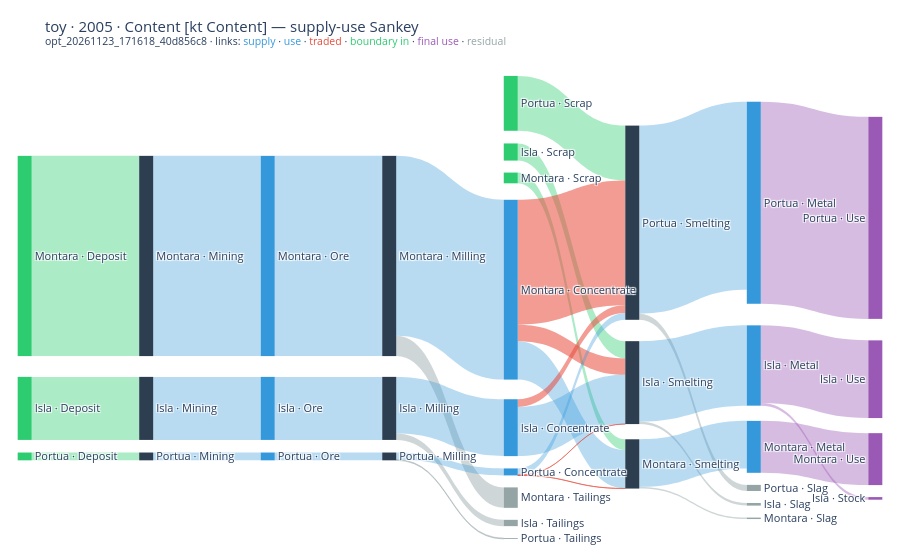

This figure's notebook cell:
### Markdown cell above
## The Sankey

A Sankey draws one period and one valuation of the table: the blocks as columns, edges as bands. The first figure is Plotly, interactive in VS Code or Jupyter; the second is the PNG that Stage 6 wrote beside the run through kaleido, which is what GitHub shows. Boundary inputs are green, supply and use blue, traded legs red, final use purple, residuals grey. A link at or below zero cannot be drawn: the build logs a warning with their total, and the toy's few small negative flows (no hard bands) are among them.

### Code cell
fig = psut.sankey("2005", unit="kt Content")
fig

### Figure 1 — Plotly figure (JSON) as saved in the notebook; plotly's stock layout.template omitted (floating-point values rounded to 4 significant figures)
{"data": [{"arrangement": "snap", "link": {"color": ["rgba(46,204,113,0.4)", "rgba(46,204,113,0.4)", "rgba(46,204,113,0.4)", "rgba(46,204,113,0.4)", "rgba(46,204,113,0.4)", "rgba(46,204,113,0.4)", "rgba(149,165,166,0.45)", "rgba(149,165,166,0.45)", "rgba(149,165,166,0.45)", "rgba(149,165,166,0.45)", "rgba(149,165,166,0.45)", "rgba(149,165,166,0.45)", "rgba(52,152,219,0.35)", "rgba(52,152,219,0.35)", "rgba(52,152,219,0.35)", "rgba(52,152,219,0.35)", "rgba(52,152,219,0.35)", "rgba(52,152,219,0.35)", "rgba(52,152,219,0.35)", "rgba(52,152,219,0.35)", "rgba(52,152,219,0.35)", "rgba(52,152,219,0.35)", "rgba(52,152,219,0.35)", "rgba(52,152,219,0.35)", "rgba(52,152,219,0.35)", "rgba(231,76,60,0.55)", "rgba(231,76,60,0.55)", "rgba(231,76,60,0.55)", "rgba(52,152,219,0.35)", "rgba(231,76,60,0.55)", "rgba(231,76,60,0.55)", "rgba(52,152,219,0.35)", "rgba(155,89,182,0.4)", "rgba(155,89,182,0.4)", "rgba(155,89,182,0.4)", "rgba(155,89,182,0.4)"], "customdata": ["E · boundary in", "E · boundary in", "E · boundary in", "O · boundary in", "O · boundary in", "O · boundary in", "P · residual", "P · residual", "P · residual", "P · residual", "P · residual", "P · residual", "S · supply", "S · supply", "S · supply", "S · supply", "S · supply", "S · supply", "S · supply", "S · supply", "S · supply", "U · use", "U · use", "U · use", "U · use", "U · traded", "U · traded", "U · traded", "U · use", "U · traded", "U · traded", "U · use", "Y · final use", "Y · final use", "Y · final use", "Y · final use"], "hovertemplate": "%{source.label} → %{target.label}<br>%{value:,.1f} kt Content · %{customdata}<extra></extra>", "source": [2, 4, 0, 3, 5, 1, 9, 12, 6, 11, 14, 8, 10, 13, 7, 9, 12, 6, 11, 14, 8, 20, 23, 17, 18, 18, 18, 21, 21, 21, 15, 15, 19, 22, 16, 16], "target": [10, 13, 7, 11, 14, 8, 31, 33, 29, 30, 32, 28, 20, 23, 17, 18, 21, 15, 19, 22, 16, 9, 12, 6, 11, 14, 8, 11, 14, 8, 14, 8, 26, 27, 25, 24], "value": [10.58, 0.412, 3.331, 0.5671, 2.899, 0.9056, 1.08, 0.04382, 0.333, 0.07628, 0.3228, 0.1383, 10.58, 0.412, 3.331, 9.502, 0.3682, 2.998, 2.519, 9.939, 4.243, 10.58, 0.412, 3.331, 2.029, 6.6, 0.8725, 0.006735, 0.3556, 0.005856, 0.4078, 2.598, 2.745, 10.68, 4.106, 0.1377]}, "node": {"color": ["#2ECC71", "#2ECC71", "#2ECC71", "#2ECC71", "#2ECC71", "#2ECC71", "#2C3E50", "#2C3E50", "#2C3E50", "#2C3E50", "#2C3E50", "#2C3E50", "#2C3E50", "#2C3E50", "#2C3E50", "#3498DB", "#3498DB", "#3498DB", "#3498DB", "#3498DB", "#3498DB", "#3498DB", "#3498DB", "#3498DB", "#9B59B6", "#9B59B6", "#9B59B6", "#9B59B6", "#95A5A6", "#95A5A6", "#95A5A6", "#95A5A6", "#95A5A6", "#95A5A6"], "hovertemplate": "%{label}<br>%{value:,.1f} kt Content<extra></extra>", "label": ["Isla · Deposit", "Isla · Scrap", "Montara · Deposit", "Montara · Scrap", "Portua · Deposit", "Portua · Scrap", "Isla · Milling", "Isla · Mining", "Isla · Smelting", "Montara · Milling", "Montara · Mining", "Montara · Smelting", "Portua · Milling", "Portua · Mining", "Portua · Smelting", "Isla · Concentrate", "Isla · Metal", "Isla · Ore", "Montara · Concentrate", "Montara · Metal", "Montara · Ore", "Portua · Concentrate", "Portua · Metal", "Portua · Ore", "Isla · Stock", "Isla · Use", "Montara · Use", "Portua · Use", "Isla · Slag", "Isla · Tailings", "Montara · Slag", "Montara · Tailings", "Portua · Slag", "Portua · Tailings"], "line": {"width": 0}, "pad": 12, "thickness": 14, "x": [0.01, 0.57, 0.01, 0.57, 0.01, 0.57, 0.43, 0.15, 0.71, 0.43, 0.15, 0.71, 0.43, 0.15, 0.71, 0.57, 0.85, 0.29, 0.57, 0.85, 0.29, 0.57, 0.85, 0.29, 0.99, 0.99, 0.99, 0.99, 0.85, 0.57, 0.85, 0.57, 0.85, 0.57], "y": [0.7175, 0.1833, 0.3999, 0.2348, 0.8175, 0.08199, 0.7175, 0.7175, 0.6638, 0.3999, 0.3999, 0.8332, 0.8175, 0.8175, 0.3306, 0.7577, 0.6281, 0.7175, 0.4702, 0.7976, 0.3999, 0.8498, 0.2891, 0.8175, 0.9048, 0.6567, 0.8232, 0.3206, 0.9131, 0.951, 0.9376, 0.9008, 0.8832, 0.9791]}, "type": "sankey"}], "layout": {"font": {"size": 11}, "margin": {"b": 16, "l": 16, "r": 16, "t": 64}, "title": {"text": "toy · 2005 · Content [kt Content] — supply-use Sankey<br><sup>opt_20261123_171618_40d856c8 · links: <span style=\"color:rgb(52,152,219)\">supply</span> · <span style=\"color:rgb(52,152,219)\">use</span> · <span style=\"color:rgb(231,76,60)\">traded</span> · <span style=\"color:rgb(46,204,113)\">boundary in</span> · <span style=\"color:rgb(155,89,182)\">final use</span> · <span style=\"color:rgb(149,165,166)\">residual</span></sup>"}}}
